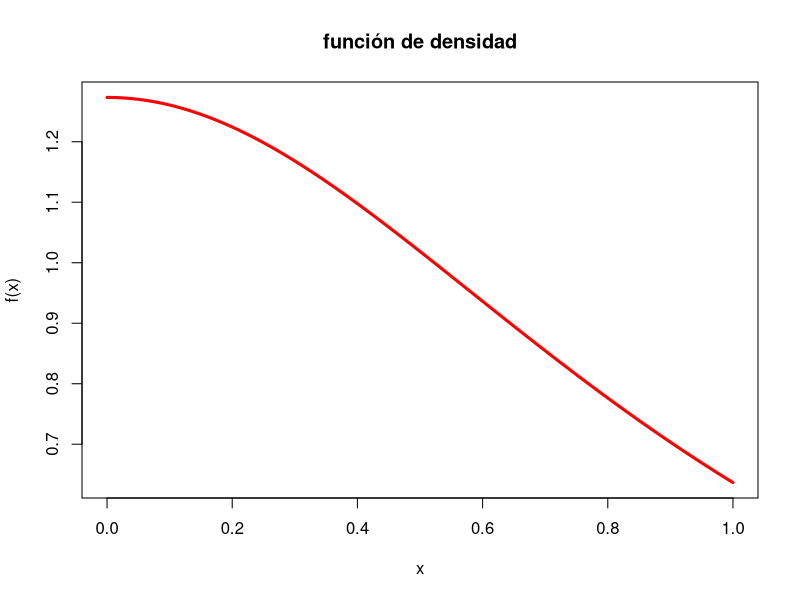

Write R code to recreate this figure.
##EJERCICIO 1
mu<- 0.4412712
sigma<-sqrt(0.07851927)

f <- function(x) {
  4 / (pi * (1 + x^2))
}

#graficar
curve(f,0,1,col='red', lwd=3, mai= 'función de densidad', xlab='x', ylab='f(x)')

#simulación
N<- 50 #nº de muestras
n<- 4 #tamaño de muestras
size1<- N*n

x1<- seq(0,1,0.001)
f1<- f(x1)
set.seed(321)
samples<- sample(x1, size1, replace=T, prob=f1)
samples_x<-as.data.frame(matrix(samples, ncol=n))

#función de distr. de suma
sum_sample_x<- apply(samples_x,1,sum)
mean(sum_sample_x)
0.4412712*n #comprovación q sea la media sea n veces mayor
var(sum_sample_x)
0.07851927*n
#como n menor a 30 no es distribución normal

#función de distr. media
mean_sample_x<- apply(samples_x,1,mean)
mean(mean_sample_x)
var(mean_sample_x)
0.07851927/n

#función de distr. varianza
var_sample_x<- apply(samples_x,1,var)
mean(var_sample_x)

n2=50
#se puede hacer distr. normal
pnorm(24, n2*mu, sqrt(n2)*sigma)- pnorm(17, n2*mu, sqrt(n2)*sigma)
pnorm(0.41, mu, sigma/sqrt(n2))- pnorm(0.39, mu, sigma/sqrt(n2))
pchisq((n2-1)*0.15^2/sigma^2, df=n2-1)- pchisq((n2-1)*0.05^2/sigma^2, df=n2-1)


#EJERCICIO 2

